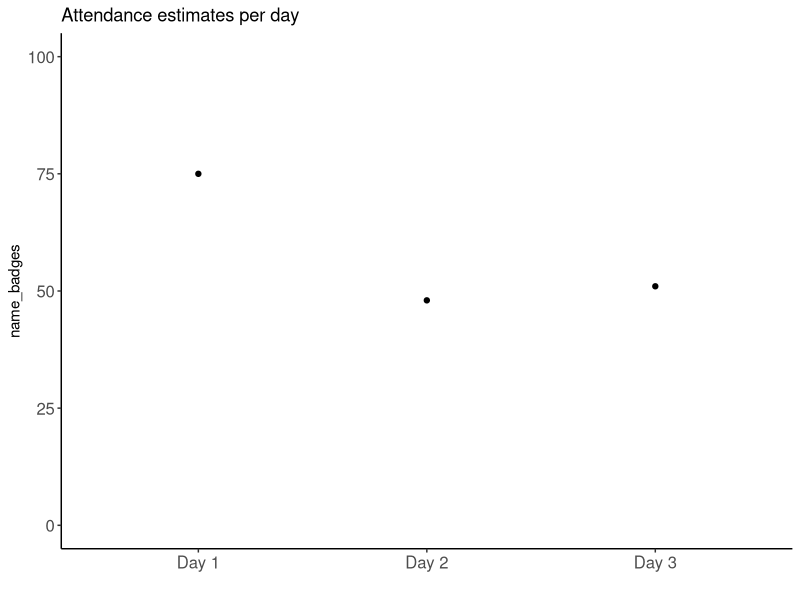

Recreate this plot in R.
## ---- chunk 1
library(tidyverse)
attendees <- data.frame(day=c("Day 1", "Day 2", "Day 3"), name_badges =c(75, 48, 51))

attendees %>%
  ggplot(.) +
  aes(x = day, y = name_badges) +
  geom_point() +
  theme_classic() +
  scale_y_continuous(limits = c(0, 100)) +
  xlab("") +
  theme(axis.text = element_text(size = "1.2em")) +
  ggtitle("Attendance estimates per day")
## ---- chunk 2
# update_registration_data()
rg <- readr::read_csv("data/csv/registrants.csv")
## ---- chunk 3
# Make table
pos_dept <- xtabs(formula = ~ position + dept, data = rg)
knitr::kable(pos_dept)
